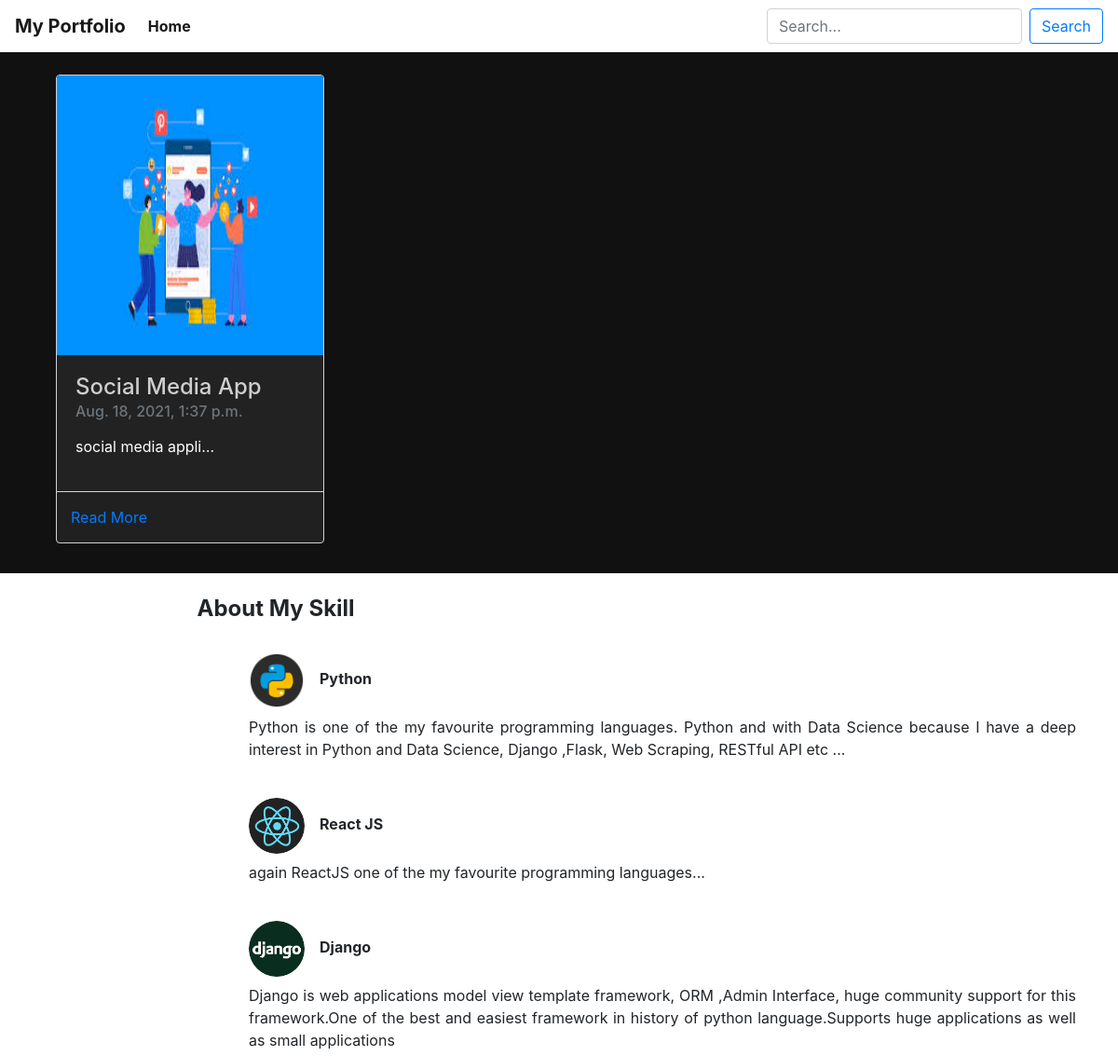
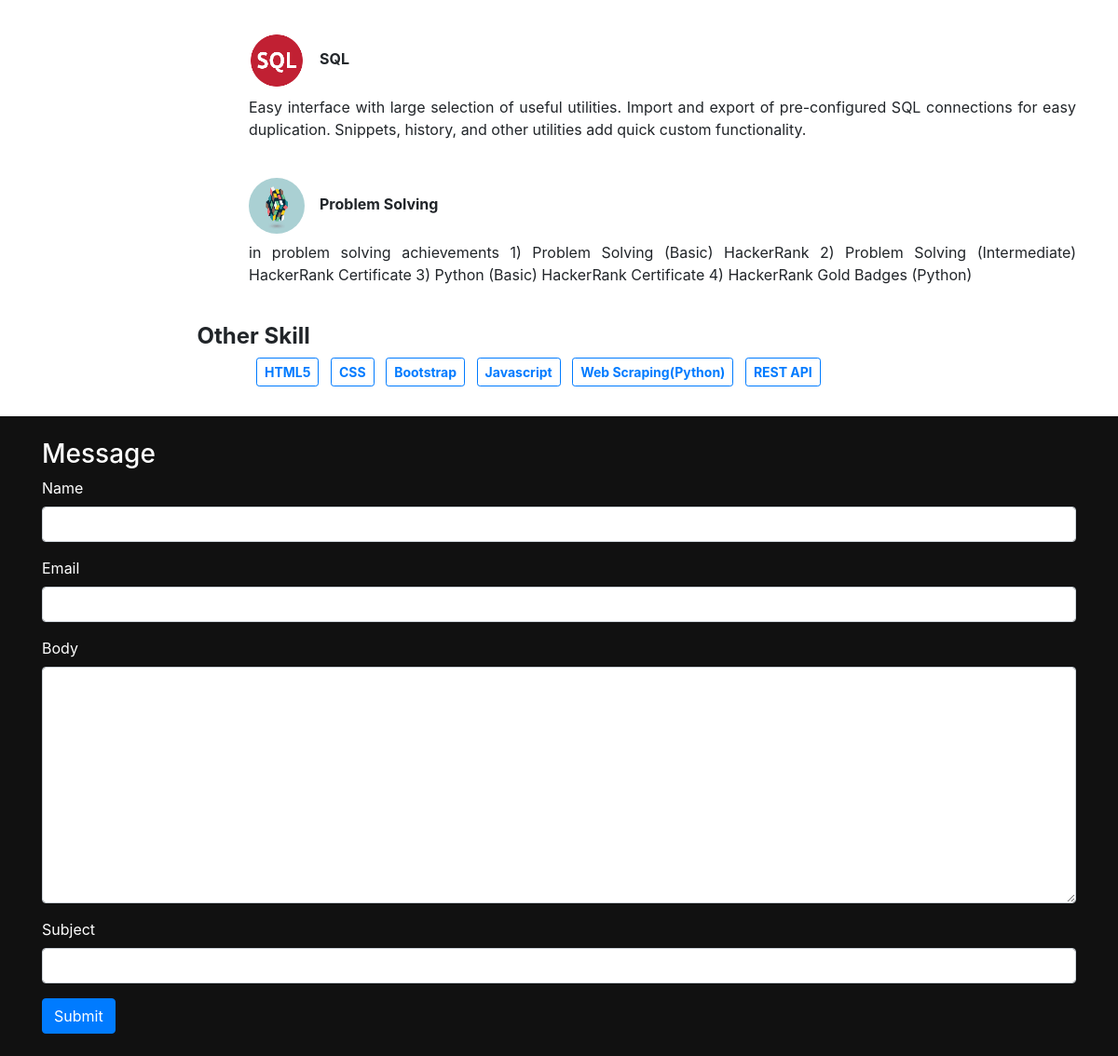
/home/, run on the app's committed database (2 pictures, top to bottom).
### blog/models.py (models this page shows)
class Project(models.Model):
	title = models.CharField(max_length=200)
	thumbnail = models.ImageField(null=True)
	tag = models.CharField(max_length=200, null=True, blank=True)
	body = RichTextUploadingField()
	slug = models.SlugField(null=True, blank=True)
	created = models.DateTimeField(auto_now_add=True)
	id = models.UUIDField(primary_key=True, unique=True, default=uuid.uuid4, editable=False)
	def __str__(self):
		return self.title

class Skill(models.Model):
	title = models.CharField(max_length=200)
	image = models.ImageField(default='/images/download.jpg', null=True, blank=True)
	body = models.TextField(null=True, blank=True)
	created = models.DateTimeField(auto_now_add=True)
	id = models.UUIDField(primary_key=True, unique=True, default=uuid.uuid4, editable=False)
	def __str__(self):
		return self.title

class Message(models.Model):
	name = models.CharField(max_length=200)
	email = models.CharField(max_length=50)
	body = models.TextField()
	is_read = models.BooleanField(default=False, null=True, blank=True)
	subject = models.CharField(max_length=200)
	created = models.DateTimeField(auto_now_add=True)
	id = models.UUIDField(primary_key=True, unique=True, default=uuid.uuid4, editable=False)
	def __str__(self):
		return self.name[0:20]

### blog/views.py (the view)
# urls.py: path('home/', views.homePage, name='home'),
def homePage(request):
    project = Project.objects.all()
    detailedSkills = Skill.objects.exclude(body='')
    otherskill = Skill.objects.filter(body='')
    endorsement = Endorsements.objects.filter(approved=True)
    item_name = request.GET.get('get_item')
    if item_name != '' and item_name is not None:
        project = project.filter(title__icontains=item_name)
    form  = MessageForm()
    if request.method == 'POST':
        form = MessageForm(request.POST)
        if form.is_valid():
            form.save()
            messages.success(request, "Your Message Was Successfully Send")
            form = MessageForm()
    else:
        form = MessageForm()
    message = Message.objects.all()
    context = {
        'project' : project,
        'otherskill' : otherskill,
        'detailedSkills': detailedSkills,
        'form' : form,
        'message' : message,
        'endorsement' : endorsement,
    }
    print(context)
    return render(request, 'blog/home.html', context)

### blog/forms.py
class MessageForm(ModelForm):
	class Meta:
		model = Message
		fields = '__all__'
		exclude = ['is_read']
	def __init__(self, *args, **kwargs):
		super(MessageForm, self).__init__(*args, **kwargs)
		self.fields['name'].widget.attrs.update({
				'class': 'form-group form-control '
			})
		self.fields['email'].widget.attrs.update({
				'class' : 'form-group form-control '
			})
		self.fields['body'].widget.attrs.update({
				'class' : 'form-group form-control '
			})
		self.fields['subject'].widget.attrs.update({
				'class' : 'form-group form-control '
			})

### blog/templates/blog/home.html (shortened to what this page needs)
{% extends 'blog/base.html' %}
{% load static %}
{% block content %}
<!DOCTYPE html>
<html>
<head>
</head>
    {% include 'blog/navbar.html' %}
<body>
   <div class="container  mt-4">
        <div class="container-fluid" style="gap:2rem; justify-content: flex-start;display: flex;">
            <div class="card-group">
                <div class="row " >
            {% for projects in project %}
                    <div class="col-md-4">
                        <div class="card " style="width: 18rem;">
                            <img src="{{projects.thumbnail.url }}" height="300"  class="card-img-top" alt="Project img">
                            <div class="card-body">
                                <h4 class="card-text text-capitalize">{{projects.title}}</h4>
                                <h6 class="card-subtitle mb-2 text-muted">{{projects.created}}</h6>
                                <p class="card-text text-justify">{{projects.body | truncatechars:50|safe}}</p>
                            </div>
                                <div class="card-footer">
                                    <a href="{% url 'project' projects.id %}" class="card-link">Read More</a>
                                </div>
                        </div>
                    </div>
            {% empty %}
                <h5 class="text-white">There is no project</h5>
            {% endfor %}
                </div>
            </div>
</div>
</div>
<section class="section--1" style="background-color: white;">
    <div class="skills--container pt-4 pb-4" >
        <div class="container  " >
        <h4 class="card-text font-weight-bold" style="margin-left: 15%;">About My Skill</h4>
            {% for detailedSkills in detailedSkills %}
            <div class="skill__body " style="margin-top: 2em;margin-bottom: 2em;display: flex;gap:2em">
                <div class="" style="margin-left: 20%;">
                    {% load staticfiles %}
                    <img src="{{detailedSkills.image.url}}" width="60" height="60" class="rounded-circle d-inline-block  mr-3"><span class="font-weight-bold text-capitalize">{{detailedSkills.title}}</span>
                    <p class=" mt-2 mb-2 text-justify justify-content">{{detailedSkills.body}}</p>
                </div>
            </div>
            {% endfor %}
            <div class="skill__tag">
                <h4 class="card-text font-weight-bold " style="margin-left: 15%;">Other Skill</h4>
                <div class="" style="margin-left: 20%;">
                    {%  for otherskill in otherskill %}
                        <button type="" class="btn font-weight-bold   mb-2 ml-sm-2 btn-outline-primary btn-sm text-capitalize">{{otherskill.title}}</button>
                    {% endfor %}
                </div>
            </div>
  </div>
</div>
</section>
<section class="">
    <div class="container">
        <form method="POST" class="contact__form">
            <div class="row mt-4">
                <div class="col-md-12">
                    <h3 class="text-white">Message</h3>
                    {% for fields in form %}
                        <label class="text-white" for="{{fields.balel}}">{{fields.label}}</label>
                        {{fields}}
                    {% endfor %}
                </div>
            </div>
            <input type="submit" class="btn btn-primary mb-4" value="Submit">
        </form>
    </div>
</section>
{% endblock %}

### blog/templates/blog/base.html (shortened to what this page needs)
{% load static %}
<!DOCTYPE html>
<html>
<head>
    <link rel="stylesheet" href="https://maxcdn.bootstrapcdn.com/bootstrap/4.0.0/css/bootstrap.min.css">
    <link rel="stylesheet" type="text/css" href="{% static '/style/main-style.css' %}">
</head>
<body>
{% block content %}
{% endblock %}
</body>
</html>

### blog/templates/blog/navbar.html (shortened to what this page needs)
{% block content %}
<!DOCTYPE html>
<html>
<head>
</head>
<body>
<nav class="navbar navbar-expand-md navbar-light bg-white">
  <a href="{% url 'home' %}" class="navbar-brand font-weight-bold">My Portfolio</a>
  <div class="collapse navbar-collapse" id="navbarSupportedContent">
    <ul class="navbar-nav mr-auto">
        <li class="nav-item active">
            <a href="{% url 'home' %}" class="nav-link font-weight-bold">Home</a>
        </li>
    </ul>
        <form class="form-inline my-2 my-lg-0 ">
            <input type="search" name="get_item" placeholder="Search..." class="form-control mr-sm-2" aria-label="Search">
            <button type="submit" class="btn btn-outline-primary my-2 my-sm-0">Search</button>
        </form>
  </div>
</nav>
{% endblock %}
</body>
</html>

### static/style/main-style.css (style rules this page uses)
.contact__form { display: block; max-width: 600; margin: 0 auto; }

### blog/templates/blog/base.html (style rules this page uses)
body { background: #111 !important; }

### blog/templates/blog/home.html (style rules this page uses)
.card { background: #222; color: rgba(250, 250, 250, 0.8); margin-bottom: 2rem; }
.card img { width: 100%; }
.card { border : 1px solid lightgrey; }
.card-footer { padding: 15px; border-top: 1px solid lightgrey; }

### data on the page
Project: thumbnail (picture), title "Social Media App", created "Aug. 18, 2021, 1:37 p.m.", body "social media appli…"
Skill: image (picture), title "Python", body "Python is one of the my favourite programming languages. Python and with Data Science because I have a deep interest in Python and Data Science, Django ,Flask, Web Scraping, RESTful API etc ..."
Skill: image (picture), title "React JS", body "again ReactJS one of the my favourite programming languages..."
Skill: image (picture), title "Django", body "Django is web applications model view template framework, ORM ,Admin Interface, huge community support for this framework.One of the best and easiest framework in history of python language.Supports huge applications as well as small applications"
Skill: image (picture), title "SQL", body "Easy interface with large selection of useful utilities. Import and export of pre-configured SQL connections for easy duplication. Snippets, history, and other utilities add quick custom functionality."
Skill: image (picture), title "Problem Solving", body "in problem solving achievements 1) Problem Solving (Basic) HackerRank 2) Problem Solving (Intermediate) HackerRank Certificate 3) Python (Basic) HackerRank Certificate 4) HackerRank Gold Badges (Python)"
Skill: title "HTML5"
Skill: title "CSS"
Skill: title "Bootstrap"
Skill: title "Javascript"
Skill: title "Web Scraping(Python)"
Skill: title "REST API"

### other printed values
{{ fields.label }} "Name" "Email" "Body" "Subject"
